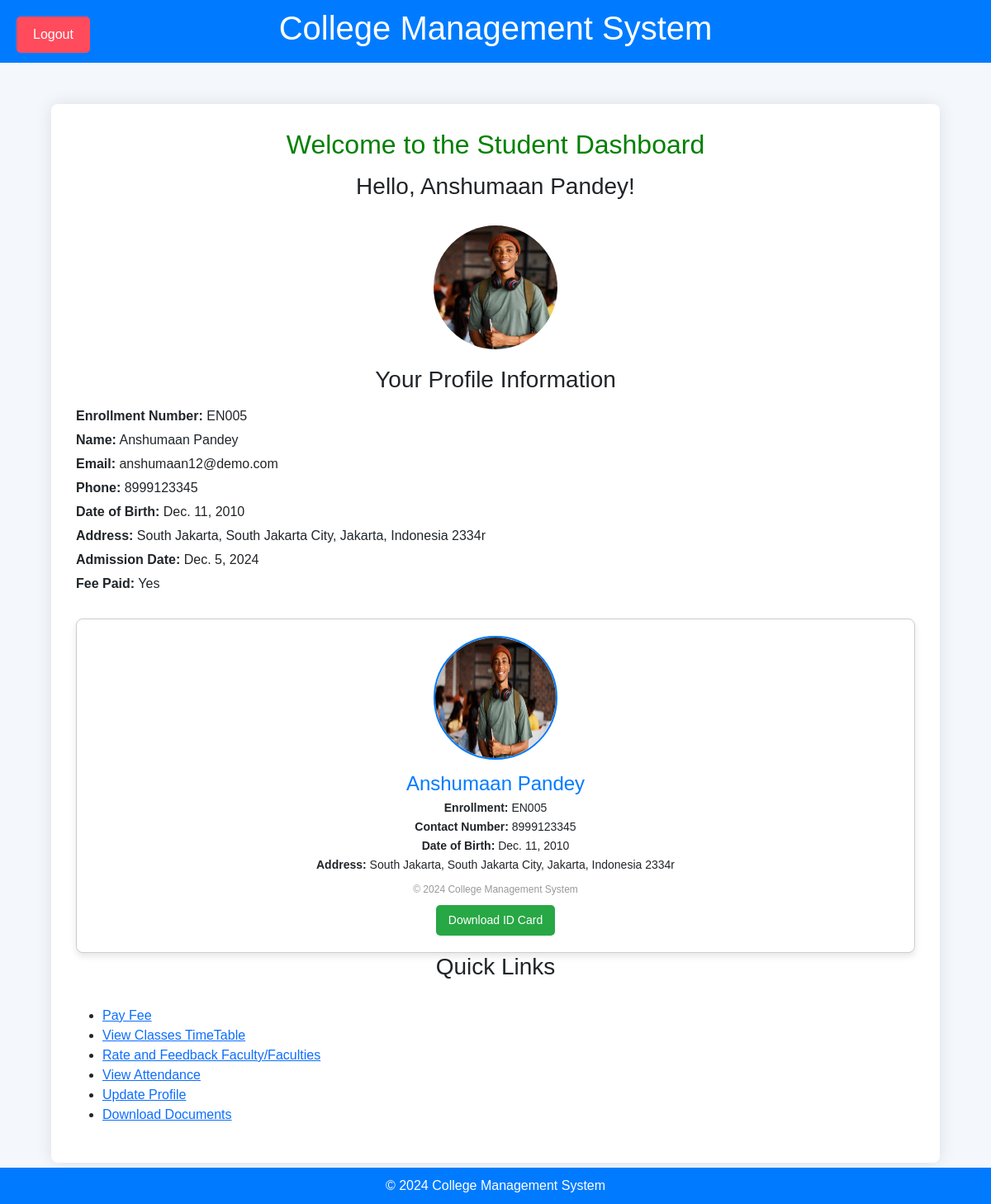
/student-dashboard/ (signed in), run on the app's committed database.
### core/models.py (models this page shows, shortened)
class CustomUser(AbstractUser):
    ROLE_CHOICES = [
        ('admin', 'Admin'),
        ('faculty', 'Faculty'),
        ('student', 'Student'),
        ('parent', 'Parent'),
    ]
    role = models.CharField(max_length=20, choices=ROLE_CHOICES, default='student')

class Student(models.Model):
    user = models.OneToOneField(
        CustomUser,
        on_delete=models.CASCADE,
        null=True,
        blank=True,
        related_name="student_profile"  # Optional: makes reverse lookup easier
    )
    enrollment_number = models.CharField(max_length=15, unique=True, editable=False)
    first_name = models.CharField(max_length=100)
    last_name = models.CharField(max_length=100)
    email = models.EmailField(unique=True)
    phone_number = models.CharField(max_length=15)
    date_of_birth = models.DateField()
    address = models.TextField()
    documents = models.FileField(upload_to='student_documents/', blank=True, null=True)
    fee_paid = models.BooleanField(default=False)
    admission_date = models.DateField(auto_now_add=True)
    some_field = models.CharField(max_length=100, blank=True, null=True)  # Additional field
    profile_image = models.ImageField(upload_to='student_documents/', blank=True, null=True)

### core/decorators.py (the view)
        def _wrapped_view(request, *args, **kwargs):
            if request.user.role not in allowed_roles:
                raise PermissionDenied("You do not have permission to access this page.")
            return view_func(request, *args, **kwargs)

### core/views.py (called while the page is built)
@login_required
@role_required(['student'])
def student_dashboard(request):
    try:
        student = Student.objects.get(user=request.user)
    except Student.DoesNotExist:
        student = None
    return render(request, 'core/student_dashboard.html', {'student': student})

### core/templates/core/student_dashboard.html (shortened to what this page needs)
<!DOCTYPE html>
<html lang="en">
<head>
    <link href="https://cdn.jsdelivr.net/npm/bootstrap@5.3.0-alpha1/dist/css/bootstrap.min.css" rel="stylesheet">
    {% load static %}
</head>
<body>
    <header>
        <div class="container">
            <h1>College Management System</h1>
        </div>
    </header>
    <div class="dashboard-section">
        <div class="container">
            <div class="dashboard-container">
                <h2>Welcome to the Student Dashboard</h2>
                <h3>Hello, {{ user.first_name }} {{ user.last_name }}!</h3>
                <div class="logout-container">
                    <form action="{% url 'logout' %}" method="post">
                        <button type="submit" class="logout-button">Logout</button>
                    </form>
                </div>
                <div class="profile-image">
                    {% if user.student_profile.profile_image %}
                        <img src="{{ user.student_profile.profile_image.url }}" alt="Profile Image">
                    {% else %}
                        <img src="{% static 'default_profile.png' %}" alt="Default Profile Image">
                    {% endif %}
                </div>
                <div class="student-info">
                    <h3>Your Profile Information</h3>
                    <p><strong>Enrollment Number:</strong> {{ user.student_profile.enrollment_number }}</p>
                    <p><strong>Name:</strong> {{ user.student_profile.first_name }} {{ user.student_profile.last_name }}</p>
                    <p><strong>Email:</strong> {{ user.email }}</p>
                    <p><strong>Phone:</strong> {{ user.student_profile.phone_number }}</p>
                    <p><strong>Date of Birth:</strong> {{ user.student_profile.date_of_birth }}</p>
                    <p><strong>Address:</strong> {{ user.student_profile.address }}</p>
                    <p><strong>Admission Date:</strong> {{ user.student_profile.admission_date }}</p>
                    <p><strong>Fee Paid:</strong> {{ user.student_profile.fee_paid|yesno:"Yes,No" }}</p>
                </div>
                <div class="id-card">
                    <img src="{{ user.student_profile.profile_image.url }}" alt="Profile Image">
                    <h4>{{ user.student_profile.first_name }} {{ user.student_profile.last_name }}</h4>
                    <p><strong>Enrollment:</strong> {{ user.student_profile.enrollment_number }}</p>
                    <p><strong>Contact Number:</strong> {{ user.student_profile.phone_number }}</p>
                    <p><strong>Date of Birth:</strong> {{ user.student_profile.date_of_birth }}</p>
                    <p><strong>Address:</strong> {{ user.student_profile.address }}</p>
                    <div class="id-card-footer">© 2024 College Management System</div>
                    <a href="{% url 'student_id_card_pdf' user.student_profile.id %}" class="download-button">
                        Download ID Card
                    </a>
                </div>
                <div class="dashboard-links">
                    <h3>Quick Links</h3>
                    <ul>
                        <li><a href="{% url 'pay_fee' %}">Pay Fee</a></li>
                        <li><a href="{% url 'view_timetable' %}">View Classes TimeTable</a></li>
                        <li><a href="{% url 'faculty_list' %}">Rate and Feedback Faculty/Faculties</a></li>
                        <li><a href="#">View Attendance</a></li>
                        <li><a href="#">Update Profile</a></li>
                        <li><a href="#">Download Documents</a></li>
                    </ul>
                </div>
            </div>
        </div>
    </div>
    <footer>
        <div class="container">
            <p class="footer-text">© 2024 College Management System</p>
        </div>
    </footer>
</body>
</html>

### core/templates/core/student_dashboard.html (style rules this page uses)
body { font-family: 'Arial', sans-serif; background-color: #f4f7fc; }
.dashboard-section { padding: 50px; background-color: #f4f7fc; }
.dashboard-container { background-color: white; padding: 30px; border-radius: 8px; box-shadow: 0 0 20px rgba(0, 0, 0, 0.1); }
h2 { text-align: center; margin-bottom: 15px; color: green; }
h3 { text-align: center; margin-bottom: 30px; }
.logout-container { position: absolute; top: 20px; left: 20px; }
.logout-button { padding: 10px 20px; font-size: 16px; background-color: #ff4b5c; color: white; border: none; border-radius: 5px; cursor: pointer; transition: background-color 0.3s ease; }
header { background-color: #007bff; color: white; padding: 10px 0; text-align: center; font-size: 18px; }
footer { background-color: #007bff; color: white; padding: 10px 0; text-align: center; position: fixed; width: 100%; bottom: 0; }
.footer-text { margin: 0; }
.student-info { margin-bottom: 30px; }
.student-info h3 { margin-bottom: 15px; }
.student-info p { margin-bottom: 5px; }
.id-card { margin-top: 30px; border: 1px solid #ccc; border-radius: 8px; box-shadow: 0 4px 8px rgba(0, 0, 0, 0.1); text-align: center; padding: 20px; background-color: white; }
.profile-image { width: 150px; height: 150px; overflow: hidden; border-radius: 50%; margin: 0 auto 20px; display: flex; justify-content: center; align-items: center; }
.profile-image img { width: 100%; height: 100%; object-fit: cover; }
.id-card img { border-radius: 50%; width: 150px; height: 150px; margin-bottom: 10px; border: 2px solid #007bff; }
.id-card h4 { color: #007bff; margin: 5px 0; }
.id-card p { margin: 2px 0; font-size: 14px; }
.id-card-footer { margin-top: 10px; font-size: 12px; color: #999; }
.download-button { margin-top: 10px; display: inline-block; padding: 8px 15px; font-size: 14px; color: white; background-color: #28a745; border: none; border-radius: 5px; text-decoration: none; cursor: pointer; }

### data on the page
CustomUser: first_name "Anshumaan", last_name "Pandey", student_profile.profile_image (picture), student_profile.enrollment_number "EN005", student_profile.first_name "Anshumaan", student_profile.last_name "Pandey", email "anshumaan12@demo.com", student_profile.phone_number "8999123345", student_profile.date_of_birth "Dec. 11, 2010", student_profile.address "South Jakarta, South Jakarta City, Jakarta, Indonesia 2334r", student_profile.admission_date "Dec. 5, 2024", student_profile.fee_paid "Yes"
